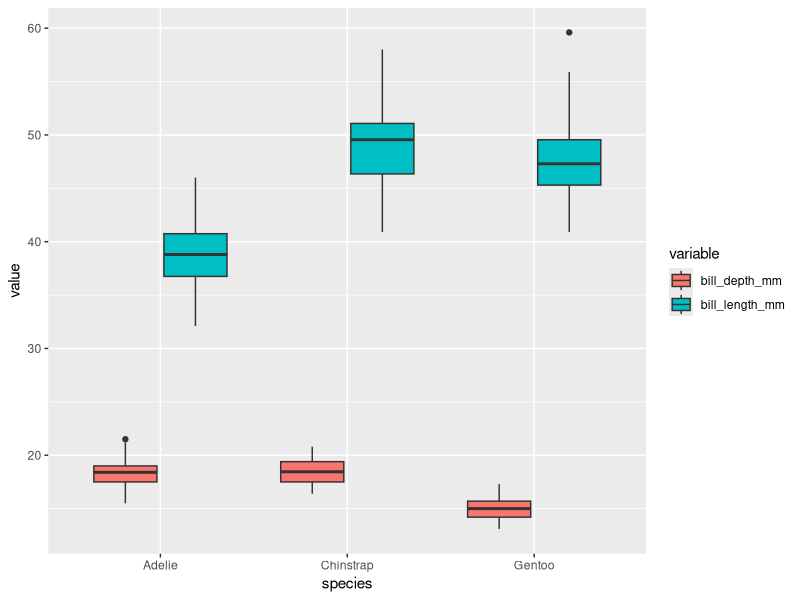

The R source for this figure:
## ---- chunk 1
#| message: false
library(tidyverse)
## ---- chunk 2
library(palmerpenguins)
penguins %>%
  select(species, bill_length_mm, bill_depth_mm) %>%
  pivot_longer(!species, names_to = "variable") %>%
  ggplot(aes(x = species, y = value, fill = variable)) +
  geom_boxplot()
